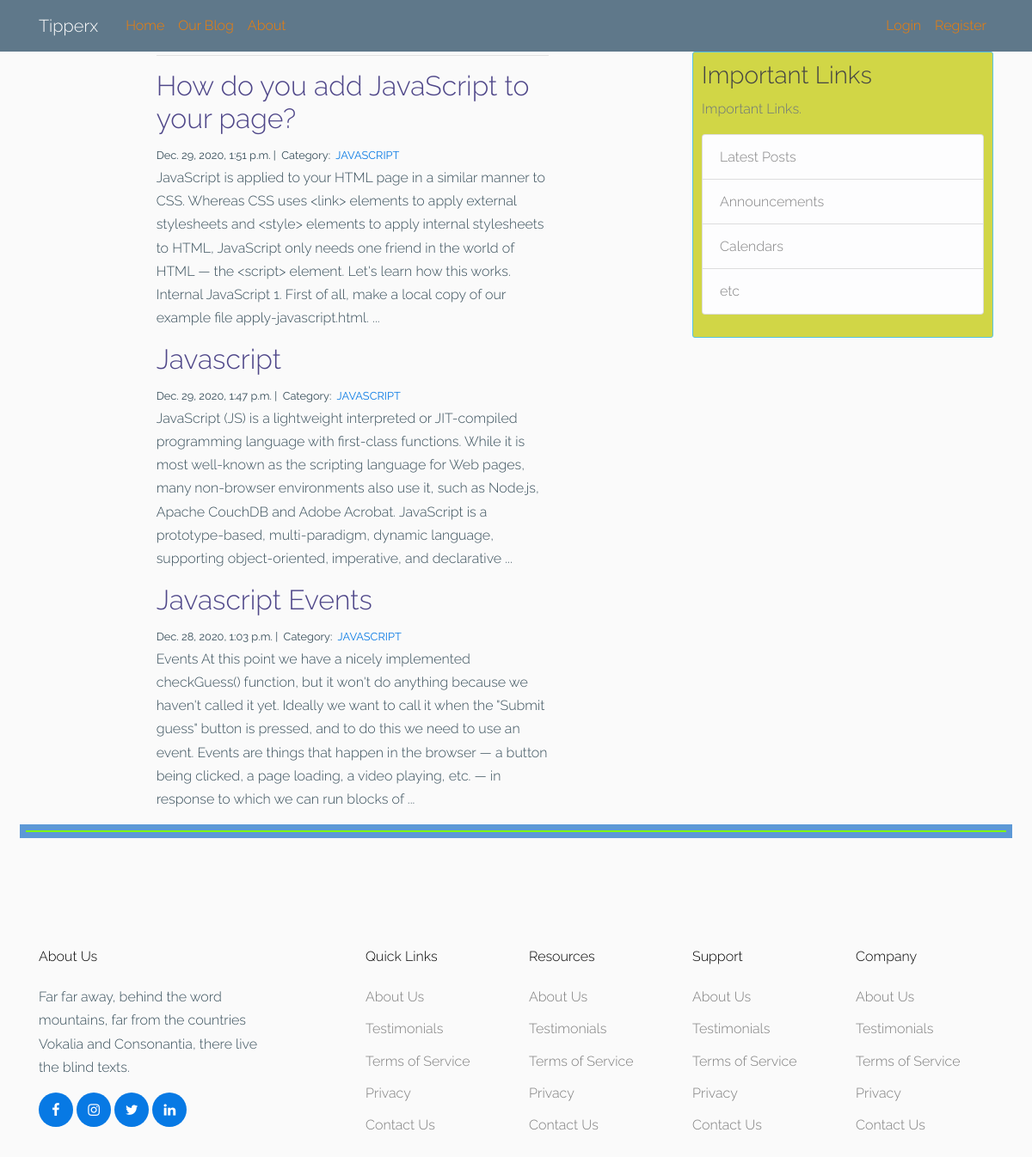
The page /blog/JAVASCRIPT/ on the database its author committed.
### blog/models.py (models this page shows, shortened)
class Post(models.Model):
    title = models.CharField(max_length=100)
    content = models.TextField()
    date_posted = models.DateTimeField(default=timezone.now)
    author = models.ForeignKey(User, on_delete=models.CASCADE)
    categories = models.ManyToManyField("Category", related_name="posts")

class Category(models.Model):
    name = models.CharField(max_length=20)
    class Meta:
        verbose_name_plural = 'Categories'

### blog/views.py (the view)
# urls.py: path("<category>/", views.blogCategory, name="blogCategory"),
def blogCategory(request, category):
    posts = Post.objects.filter(categories__name__contains=category).order_by(
        "-date_posted"
    )
    context = {"category": category, "posts": posts}
    return render(request, "blog/blogCategory.html", context)

### templates/blog/blogCategory.html
{% extends "blog/base.html" %}
{% block content %}
<div class="col-md-8 offset-md-2">
 <h1>{{ category | title }}</h1>
 <hr>
 {% for post in posts %}
 <h2><a class="article-title" href="{% url 'post-detail' post.pk %}">{{ post.title }}</a></h2>
  <small>
  {{ post.date_posted }} |&nbsp;
  Category:&nbsp;
  {% for category in post.categories.all %}
  <a href="{% url 'blogCategory' category.name %}">
   {{ category.name }}
  </a>&nbsp;
  {% endfor %}
 </small>
 <p>{{ post.content | slice:":400" }}...</p>
 {% endfor %}
</div>
{% endblock content %}

### static/css/Site/style.css (style rules this page uses)
html { overflow-x: hidden; }
body { line-height: 1.7; color: #364d59 !important; font-weight: 300; font-size: 1rem; background: #fff; }
a { -webkit-transition: 0.3s all ease; -o-transition: 0.3s all ease; transition: 0.3s all ease; text-decoration: none; }
h1, h2, h3, h4, h5, .h1, .h2, .h3, .h4, .h5 { font-weight: 300; color: #364d59; }

### static/css/blog/main.css (style rules this page uses)
body { background: #fafafa; color: #333333; }
h1, h2, h3, h4, h5, h6 { color: #444444; }
.article-title { color: #4f4789; }

### rows shown on the page
Post: title "How do you add JavaScript to your page?", date_posted "Dec. 29, 2020, 1:51 p.m.", content "JavaScript is applied to your HTML page in a similar manner to CSS. Whereas CSS uses <link> elements to apply external stylesheets and <style> elements to apply internal stylesheets to HTML, JavaScript only needs one friend in the world of HTML — the <script> element. Let's learn how this works. Internal JavaScript 1. First of all, make a local copy of our example file apply-javascript.html."
Category: name "JAVASCRIPT"
Post: title "Javascript", date_posted "Dec. 29, 2020, 1:47 p.m.", content "JavaScript (JS) is a lightweight interpreted or JIT-compiled programming language with first-class functions. While it is most well-known as the scripting language for Web pages, many non-browser environments also use it, such as Node.js, Apache CouchDB and Adobe Acrobat. JavaScript is a prototype-based, multi-paradigm, dynamic language, supporting object-oriented, imperative, and declarative"
Post: title "Javascript Events", date_posted "Dec. 28, 2020, 1:03 p.m.", content "Events At this point we have a nicely implemented checkGuess() function, but it won't do anything because we haven't called it yet. Ideally we want to call it when the \"Submit guess\" button is pressed, and to do this we need to use an event. Events are things that happen in the browser — a button being clicked, a page loading, a video playing, etc. — in response to which we can run blocks of"
